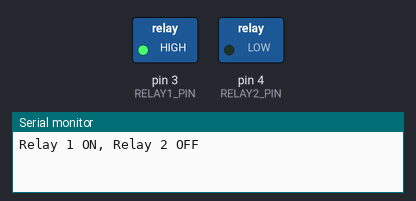
The sketch below on a simulated Arduino Uno, built with avr-gcc and run on an emulated ATmega328P. Parts: switched loads named in the sketch (green lamp = pin HIGH), the last lines printed to the serial monitor.

Above: at 15.0 s.
At 45.0 s:
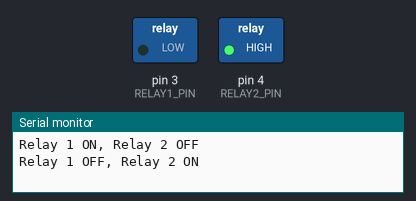
Timing chart, 0 to 78.0 s (numbered marks = the images above):
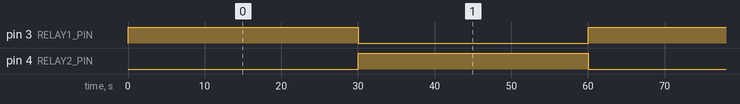

Measured:
- by itself, pin 3 (RELAY1_PIN), pin 4 (RELAY2_PIN): alternates HIGH for 30.0 s and LOW for 30.0 s

The sketch:

relay.ino
```cpp
// Define the relay control pins
#define RELAY1_PIN 3
#define RELAY2_PIN 4

void setup() {
  // Set the relay pins as output
  pinMode(RELAY1_PIN, OUTPUT);
  pinMode(RELAY2_PIN, OUTPUT);

  // Initially, turn off both relays
  digitalWrite(RELAY1_PIN, LOW);
  digitalWrite(RELAY2_PIN, LOW);

  // Start serial communication for debugging
  Serial.begin(9600);
}

void loop() {
  // Turn on Relay 1 and turn off Relay 2
  digitalWrite(RELAY1_PIN, HIGH);
  digitalWrite(RELAY2_PIN, LOW);
  Serial.println("Relay 1 ON, Relay 2 OFF");
  delay(30000); // Wait for 30 seconds

  // Turn off Relay 1 and turn on Relay 2
  digitalWrite(RELAY1_PIN, LOW);
  digitalWrite(RELAY2_PIN, HIGH);
  Serial.println("Relay 1 OFF, Relay 2 ON");
  delay(30000); // Wait for 30 seconds
}
```
